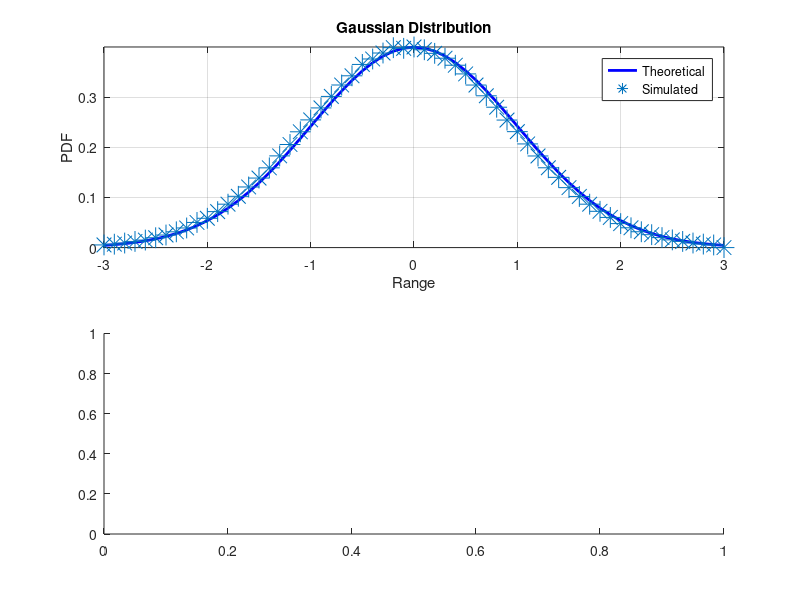

Recreate this plot in MATLAB. (Note: this script raises an error after producing the figure.)
%DATA COMMUNICATION(CAECC12)
%MADE BY: TARUN KISHORE
%BRANCH: CSAI-II
%ROLL NO: 2020UCA1876
%EXPERIMENT-3 : STUDY OF UNIFORM, EXPONENTIAL AND GAUSSIAN DISTRIBUTED
%RANDOM VARIABLES. DRAW THEIR PDF AND CDF.
%a. for gaussian ditribution
clc
clear
close all

N=1000000;
x=randn(1,N);
mu=mean(x); 
sigma2=var(x);
step=0.1;
range=-3:step:3; 
h=histc(x,range);
f=((1./(sqrt(2.*pi.*sigma2))).*exp((-(range-mu).^2)./(2.*sigma2)));
subplot(2,1,1);
plot(range,f,'b','linewidth',2);
hold('on');
simulatedPDF=h./(step.*sum(h));
plot(range,simulatedPDF,'*','markersize',15)
hold on;
grid on;
axis([-3 3 0 max(simulatedPDF)])
title('Gaussian Distribution')
xlabel('Range');
ylabel('PDF'); legend('Theoretical','Simulated');


subplot(2,1,2);
syms t;
N=size(h);
N = N(1,2);

syms t z;
p= (1./(sqrt(2*pi)))*int(exp(-(t*t/2)),t,-3,z);

fplot(p,'linewidth',2);
hold('on');

simulatedCDF=zeros(1,N);
simulatedCDF(1) = h(1)/(sum(h));
for i = 2:N
    simulatedCDF(i) = simulatedCDF(i-1) + h(i)/(sum(h));
end;
plot(range,simulatedCDF,'*','markersize',15)
axis([-3 3 0 max(simulatedCDF)])
title(' CDF of Gaussian Distribution')
xlabel('Range');
ylabel('CDF');
legend('Theoretical','Simulated');